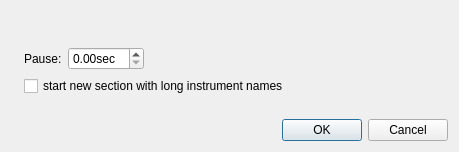
<?xml version="1.0" encoding="UTF-8"?>
<ui version="4.0">
 <class>SectionBreakProperties</class>
 <widget class="QDialog" name="SectionBreakProperties">
  <property name="geometry">
   <rect>
    <x>0</x>
    <y>0</y>
    <width>459</width>
    <height>152</height>
   </rect>
  </property>
  <property name="windowTitle">
   <string>MuseScore: Section Break Properties</string>
  </property>
  <layout class="QGridLayout" name="gridLayout">
   <item row="0" column="0" rowspan="5">
    <widget class="QLabel" name="label_3">
     <property name="sizePolicy">
      <sizepolicy hsizetype="Fixed" vsizetype="Ignored">
       <horstretch>0</horstretch>
       <verstretch>0</verstretch>
      </sizepolicy>
     </property>
     <property name="text">
      <string/>
     </property>
     <property name="pixmap">
      <pixmap resource="mscore.qrc">:/data/bg1.jpg</pixmap>
     </property>
    </widget>
   </item>
   <item row="3" column="1">
    <spacer name="verticalSpacer_2">
     <property name="orientation">
      <enum>Qt::Vertical</enum>
     </property>
     <property name="sizeHint" stdset="0">
      <size>
       <width>20</width>
       <height>41</height>
      </size>
     </property>
    </spacer>
   </item>
   <item row="0" column="1">
    <spacer name="verticalSpacer">
     <property name="orientation">
      <enum>Qt::Vertical</enum>
     </property>
     <property name="sizeType">
      <enum>QSizePolicy::Fixed</enum>
     </property>
     <property name="sizeHint" stdset="0">
      <size>
       <width>20</width>
       <height>30</height>
      </size>
     </property>
    </spacer>
   </item>
   <item row="1" column="1">
    <layout class="QFormLayout" name="formLayout">
     <property name="fieldGrowthPolicy">
      <enum>QFormLayout::ExpandingFieldsGrow</enum>
     </property>
     <item row="0" column="0">
      <widget class="QLabel" name="label">
       <property name="text">
        <string>Pause:</string>
       </property>
      </widget>
     </item>
     <item row="0" column="1">
      <widget class="QDoubleSpinBox" name="_pause">
       <property name="sizePolicy">
        <sizepolicy hsizetype="Preferred" vsizetype="Fixed">
         <horstretch>0</horstretch>
         <verstretch>0</verstretch>
        </sizepolicy>
       </property>
       <property name="suffix">
        <string>sec</string>
       </property>
      </widget>
     </item>
    </layout>
   </item>
   <item row="1" column="2">
    <spacer name="horizontalSpacer">
     <property name="orientation">
      <enum>Qt::Horizontal</enum>
     </property>
     <property name="sizeType">
      <enum>QSizePolicy::Fixed</enum>
     </property>
     <property name="sizeHint" stdset="0">
      <size>
       <width>40</width>
       <height>20</height>
      </size>
     </property>
    </spacer>
   </item>
   <item row="4" column="1" colspan="2">
    <widget class="QDialogButtonBox" name="buttonBox">
     <property name="orientation">
      <enum>Qt::Horizontal</enum>
     </property>
     <property name="standardButtons">
      <set>QDialogButtonBox::Cancel|QDialogButtonBox::Ok</set>
     </property>
    </widget>
   </item>
   <item row="2" column="1">
    <widget class="QCheckBox" name="_startWithLongNames">
     <property name="text">
      <string>start new section with long instrument names</string>
     </property>
    </widget>
   </item>
  </layout>
 </widget>
 <resources>
  <include location="mscore.qrc"/>
 </resources>
 <connections>
  <connection>
   <sender>buttonBox</sender>
   <signal>accepted()</signal>
   <receiver>SectionBreakProperties</receiver>
   <slot>accept()</slot>
   <hints>
    <hint type="sourcelabel">
     <x>248</x>
     <y>254</y>
    </hint>
    <hint type="destinationlabel">
     <x>157</x>
     <y>274</y>
    </hint>
   </hints>
  </connection>
  <connection>
   <sender>buttonBox</sender>
   <signal>rejected()</signal>
   <receiver>SectionBreakProperties</receiver>
   <slot>reject()</slot>
   <hints>
    <hint type="sourcelabel">
     <x>316</x>
     <y>260</y>
    </hint>
    <hint type="destinationlabel">
     <x>286</x>
     <y>274</y>
    </hint>
   </hints>
  </connection>
 </connections>
</ui>
